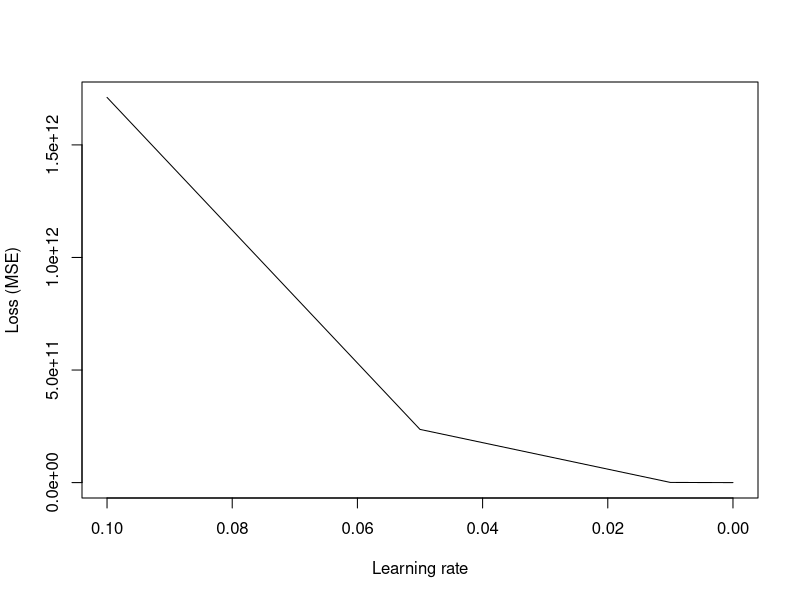
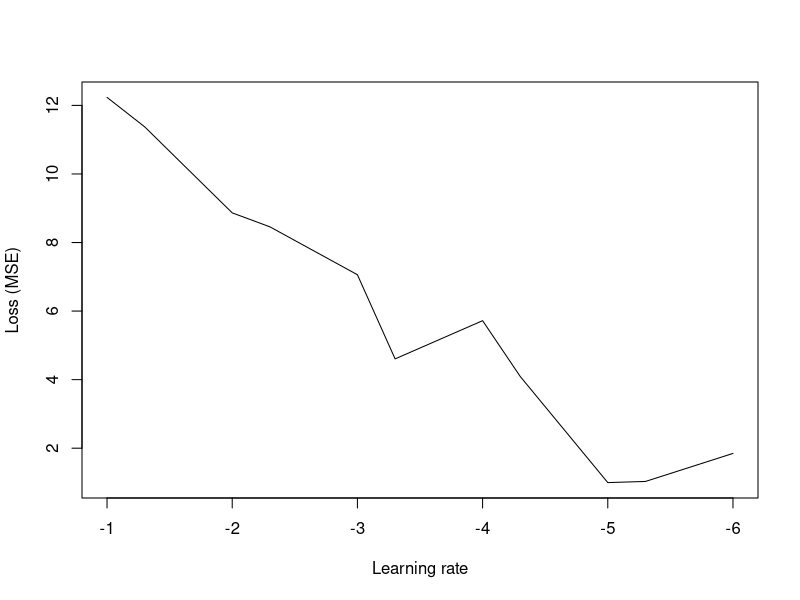
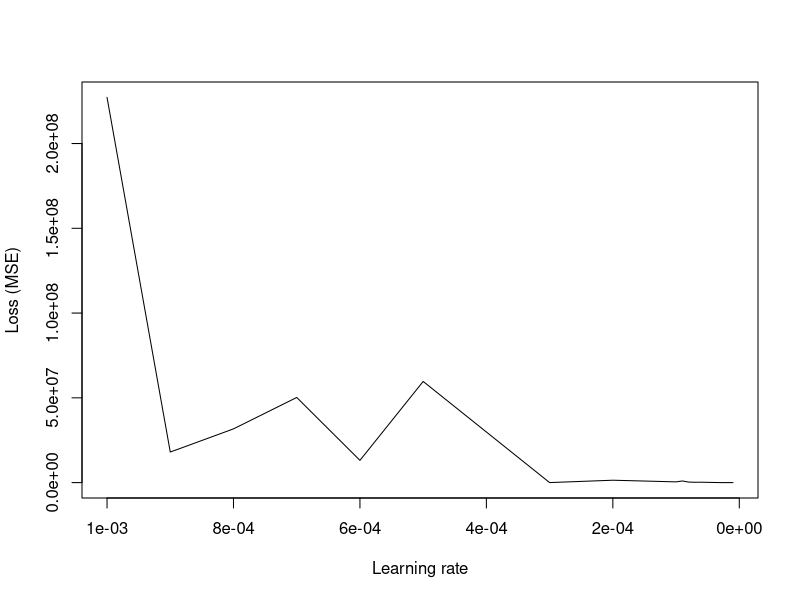
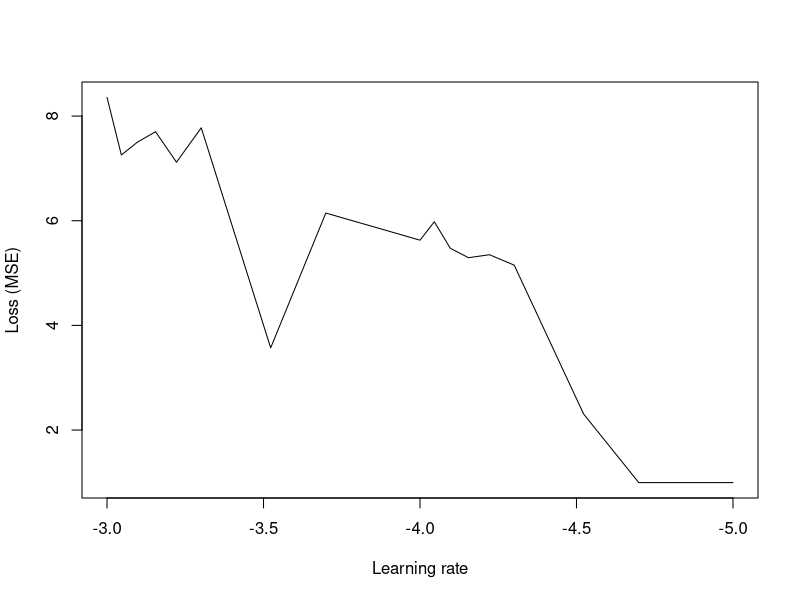

Here is the R script that generated these plots, in order: (Note: a time limit stopped this script after it produced the figures.)
loss_function <- function(y,pred) { 
    return( sum((y - pred)^2)/length(y) )
}

### The gradient descent requires two values: learning rate and number of iterations.

gradientDesc <- function(x, y, learn_rate=1e-6, max_iter=1e3) {
  #plot(x, y, col = "blue", pch = 20)
  conv_threshold <- 1e-4
  n <- length(y)
  m <- runif(1, 0, 1)
  c <- runif(1, 0, 1)
  yhat <- m * x + c
# sum((y - pred)^2)/length(y)
  MSE <- loss_function(y,yhat)
  converged = F
  iterations = 0
  while(converged == F) {
    ## Implement the gradient descent algorithm
    m_new <- m - learn_rate * ((1 / n) * (sum((yhat - y) * x)))
    c_new <- c - learn_rate * ((1 / n) * (sum(yhat - y)))
    m <- m_new
    c <- c_new
    yhat <- m * x + c
    MSE_new <- loss_function(y,yhat)
    if(MSE - MSE_new <= conv_threshold) {
      #abline(c, m) 
      converged = T
      print(paste("Optimal intercept:", c, "Optimal slope:", m))
      return(data.frame(w=m,b=c,loss=MSE_new))
    }
    iterations = iterations + 1
    if(iterations > max_iter) { 
      #abline(c, m) 
      converged = T
      print(paste("Optimal intercept:", c, "Optimal slope:", m))
      return(data.frame(w=m,b=c,loss=MSE_new))
    }
  }
}




# Run the function 
gradientDesc(mtcars$disp, mtcars$mpg, 0.00002, 2500000)


mod <- lm(mtcars$mpg ~ mtcars$disp)
mod$coefficients

## iterating with the learning rate
library(dplyr)
res <- NULL
learning_rate <- c(1e-1,5e-2,1e-2,5e-3,1e-3,5e-4,1e-4,5e-5,1e-5,5e-6,1e-6)
for (lr in learning_rate) {
    gd <- gradientDesc(mtcars$disp, mtcars$mpg, lr, 2500000)
    res <- rbind(res, data.frame(cbind(learning_rate=lr, gd)))
}


options(repr.plot.width = 4, repr.plot.height = 3)
res <- res %>% arrange(learning_rate)
res
plot(res$loss ~ res$learning_rate, type="l",
     xlab="Learning rate", ylab="Loss (MSE)",
     xlim = rev(range(res$learning_rate)))
plot(log10(res$loss) ~ log10(res$learning_rate), type="l",
     xlab="Learning rate", ylab="Loss (MSE)",
     xlim = rev(range(log10(res$learning_rate))))


learning_rate <- c(1e-5,2e-5,3e-5,5e-5,6e-5,7e-5,8e-5,9e-5,1e-4,2e-4,3e-4,5e-4,6e-4,7e-4,8e-4,9e-4,1e-3)
learning_rate


res <- NULL
for (lr in learning_rate) {
    gd <- gradientDesc(mtcars$disp, mtcars$mpg, lr, 2500000)
    res <- rbind(res, data.frame(cbind(learning_rate=lr, gd)))
}


library(dplyr)
res <- res %>% arrange(learning_rate) 
res
options(repr.plot.width = 6, repr.plot.height = 4)
plot(res$loss ~ res$learning_rate, type="l",
     xlab="Learning rate", ylab="Loss (MSE)",
     xlim = rev(range(res$learning_rate)))
plot(log10(res$loss) ~ log10(res$learning_rate), type="l",
     xlab="Learning rate", ylab="Loss (MSE)",
     xlim = rev(range(log10(res$learning_rate))))



## iterating with the number of iterations
library(dplyr)
res <- NULL
number_iterations <- c(1e1,5e2,1e2,5e3,1e3,5e4,1e4,5e5,1e5,5e6,1e6,5e6,1e7)
for (iter in number_iterations) {
    gd <- gradientDesc(mtcars$disp, mtcars$mpg, 1e-5, iter)
    res <- rbind(res, data.frame(cbind(num_iter=iter, gd)))
}


res <- res %>% arrange(num_iter)
res
options(repr.plot.width = 6, repr.plot.height = 4)
plot(res$loss ~ res$num_iter, type="l",xlab="Number of iterations", ylab="Loss (MSE)")
plot(log10(res$loss) ~ log10(res$num_iter), type="l",xlab="Number of iterations", ylab="Loss (MSE)")
